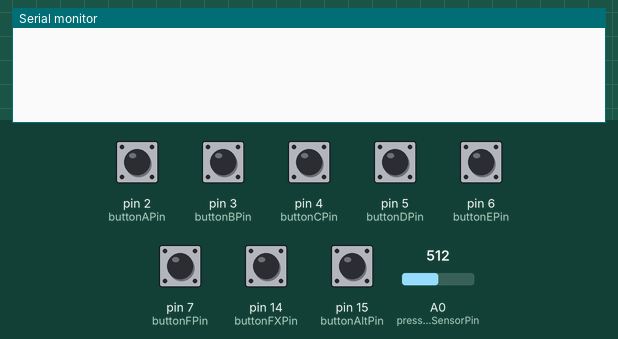
Bench run of a sketch on a simulated Arduino Leonardo, built with avr-gcc and run on an emulated ATmega32U4. On the bench: the last lines printed to the serial monitor. Inputs (shaded band) come from the test bench; at power-on: pin 2 (buttonAPin), pin 3 (buttonBPin), pin 4 (buttonCPin), pin 5 (buttonDPin), pin 6 (buttonEPin), pin 7 (buttonFPin), pin 14 (buttonFXPin), pin 15 (buttonAltPin) HIGH, A0 (pressureSensorPin) = 512.

Above: at 1.2 s.
1.3 s: A0 (pressureSensorPin) set to 716
At 2.0 s:
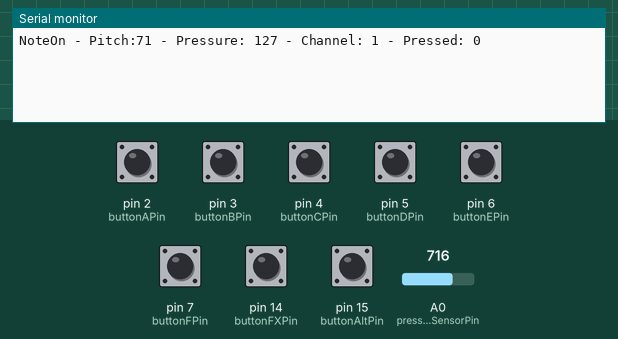
2.8 s: A0 (pressureSensorPin) set to 900
At 4.1 s:
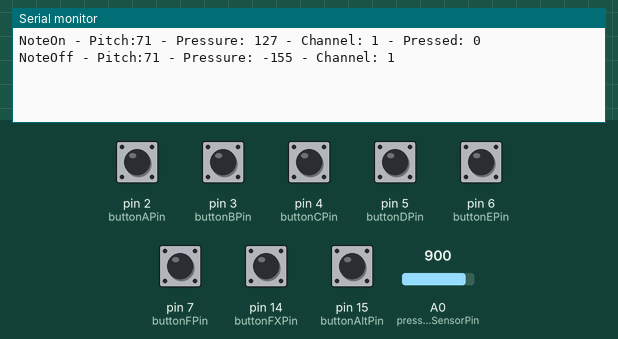

Measured:
- after the input at 1.3 s, the serial monitor: prints a new line at once (image 1)
- after the input at 2.8 s, the serial monitor: prints a new line at once (image 2)

The sketch:

Eaonium_firmware2.0.5_USB.ino
```cpp
/*********************************************************
 * Eaonium Firmware 2.0.6 USB capacitive touch
 * Author: Grégory CHAPITEAU
 * Website : http://eaonsynergy.fr/
 */


/*********************************************************
 * MIDIUSB_test.ino
 *
 * Created: 4/6/2015 10:47:08 AM
 * Author: gurbrinder grewal
 * Modified by Arduino LLC (2015)
 */

//MIDI_CREATE_DEFAULT_INSTANCE();
#include "MIDIUSB.h"

//Global variables
int buttonAPin = 2;
int buttonBPin = 3;
int buttonCPin = 4;
int buttonDPin = 5;
int buttonEPin = 6;
int buttonFPin = 7;
int buttonAltPin = 15;

int buttonFXPin = 14;

int buttonOctUpPin = 8;
int buttonOctDownPin = 9;

int pressedButtons = 0;
bool noteOnStatus = false;

//Setup pressure sensor
int pressureSensorPin = A0;
int pressureSensorValue = 0;

//Setup getMidiPressure
int Atm = 0;
int maxPressureSensorValue = 1024;
int midiPressure = 0;
int gainVelocity=5;
int gainAftertouch = 3;
int pressureGate = 3;
int sampling = 10;

//MIDI setup
int midiChannel = 1;
int oldPitch = 0;
int pitch = 0; //for test and debug
int fx = 0;

void setup() {
  Serial.begin(115200);

  pinMode(buttonAPin, INPUT);
  pinMode(buttonBPin, INPUT);
  pinMode(buttonCPin, INPUT);
  pinMode(buttonDPin, INPUT);
  pinMode(buttonEPin, INPUT);
  pinMode(buttonFPin, INPUT);
  pinMode(buttonAltPin, INPUT);

  pinMode(buttonFXPin, INPUT);

  pinMode(buttonOctUpPin, INPUT);
  pinMode(buttonOctDownPin, INPUT);

  digitalWrite(buttonAPin, HIGH);
  digitalWrite(buttonBPin, HIGH);
  digitalWrite(buttonCPin, HIGH);
  digitalWrite(buttonDPin, HIGH);
  digitalWrite(buttonEPin, HIGH);
  digitalWrite(buttonFPin, HIGH);
  digitalWrite(buttonAltPin, HIGH);

  digitalWrite(buttonFXPin, HIGH);

  digitalWrite(buttonOctUpPin, HIGH);
  digitalWrite(buttonOctDownPin, HIGH);

  //Get normal atmosphere pressure value
  Atm = analogRead(pressureSensorPin);


}

void noteOn(byte channel, byte pitch, byte velocity) {
  midiEventPacket_t noteOn = {0x09, 0x90 | channel, pitch, velocity};
  MidiUSB.sendMIDI(noteOn);
}

void noteOff(byte channel, byte pitch, byte velocity) {
  midiEventPacket_t noteOff = {0x08, 0x80 | channel, pitch, velocity};
  MidiUSB.sendMIDI(noteOff);
}

void controlChange(byte channel, byte control, byte value) {
  midiEventPacket_t event = {0x0B, 0xB0 | channel, control, value};
  MidiUSB.sendMIDI(event);
}

//Convert pressure sensor valur out from DAC to MIDI value
int getMidiPressure(int pressureSensorValue, int gainMode) {
  int midiPressure = 0;

  switch(gainMode){
    case 1: //apply Velocity gain
      midiPressure = (127*(Atm - pressureSensorValue)/(Atm - maxPressureSensorValue)) * gainVelocity;
      break;
    case 2: //apply Aftertouch gain
      midiPressure = (127*(Atm - pressureSensorValue)/(Atm - maxPressureSensorValue)) * gainAftertouch;
      break;
    }

  if (midiPressure >127){ //limit to midi compliant value
    return 127;
    }
  else {
    return midiPressure;
  }
}

//Convert note buttons combination into MIDI pitch value
int getMidiPitch(){
  pressedButtons =
      (1-digitalRead(buttonAPin))
    + (1-digitalRead(buttonBPin)) * 2
    + (1-digitalRead(buttonCPin)) * 4
    + (1-digitalRead(buttonDPin)) * 8
    + (1-digitalRead(buttonEPin)) * 16
    + (1-digitalRead(buttonFPin)) * 32
    + (1-digitalRead(buttonAltPin)) * 64;

switch(pressedButtons){
  case 0: pitch = 71; break;
  case 1: pitch = 69; break;
  case 3: pitch = 67; break;
  case 5: pitch = 65; break;
  case 7: pitch = 64; break;
  case 11: pitch = 62; break;
  case 15: pitch = 60; break;
  case 16: pitch = 59; break;
  case 17: pitch = 57; break;
  case 19: pitch = 55; break;
  case 21: pitch = 53; break;
  case 23: pitch = 52; break;
  case 27: pitch = 50; break;
  case 31: pitch = 48; break;
  case 32: pitch = 47; break;
  case 33: pitch = 45; break;
  case 35: pitch = 43; break;
  case 37: pitch = 41; break;
  case 39: pitch = 40; break;
  case 43: pitch = 38; break;
  case 47: pitch = 36; break;
  case 48: pitch = 35; break;
  case 49: pitch = 33; break;
  case 51: pitch = 31; break;
  case 53: pitch = 29; break;
  case 55: pitch = 28; break;
  case 59: pitch = 26; break;
  case 63: pitch = 24; break;
  case 64: pitch = 70; break;
  case 65: pitch = 68; break;
  case 67: pitch = 66; break;
  case 69: pitch = 65; break;
  case 71: pitch = 63; break;
  case 75: pitch = 61; break;
  case 79: pitch = 60; break;
  case 80: pitch = 58; break;
  case 81: pitch = 56; break;
  case 83: pitch = 54; break;
  case 85: pitch = 53; break;
  case 87: pitch = 51; break;
  case 91: pitch = 49; break;
  case 95: pitch = 48; break;
  case 96: pitch = 46; break;
  case 97: pitch = 44; break;
  case 99: pitch = 42; break;
  case 101: pitch = 41; break;
  case 103: pitch = 39; break;
  case 107: pitch = 37; break;
  case 111: pitch = 36; break;
  case 112: pitch = 34; break;
  case 113: pitch = 32; break;
  case 115: pitch = 30; break;
  case 117: pitch = 29; break;
  case 119: pitch = 27; break;
  case 123: pitch = 25; break;
  case 127: pitch = 24; break;

  default: pitch = oldPitch; break;
  }

  return pitch;
  //return 62;
  }

void loop() {
  pressureSensorValue = analogRead(pressureSensorPin);
  midiPressure = getMidiPressure(pressureSensorValue, 1);
  pitch=getMidiPitch();

  fx = 1-digitalRead(buttonFXPin);

  if(fx == 1){
      midiPressure = getMidiPressure(pressureSensorValue, 2);
      controlChange(midiChannel, 2, midiPressure);
    }
  else {
      controlChange(midiChannel, 2, 0);   //Reset aftertouch on channel
    }

  if (midiPressure > pressureGate){
    switch (noteOnStatus){
      case true: if(pitch == oldPitch){
          //
        }
        else{
          delay(sampling);
          noteOff(midiChannel, oldPitch, midiPressure);
          MidiUSB.flush();

          delay(sampling);
          pressureSensorValue = analogRead(pressureSensorPin);
          midiPressure = getMidiPressure(pressureSensorValue, 1);
          noteOn(midiChannel, pitch, midiPressure);   //Note On new pitch
          MidiUSB.flush();
          oldPitch = pitch;
          }

        midiPressure = getMidiPressure(pressureSensorValue, 1);
        delay(sampling);
        break;
      case false: //Note ON
        delay(sampling);
        pressureSensorValue = analogRead(pressureSensorPin);
        midiPressure = getMidiPressure(pressureSensorValue, 1);
        noteOn(midiChannel, pitch, midiPressure);
        MidiUSB.flush();
        oldPitch = pitch;
        Serial.print("NoteOn - Pitch:");
        Serial.print(pitch);
        Serial.print(" - Pressure: ");
        Serial.print(midiPressure);
        Serial.print(" - Channel: ");
        Serial.print(midiChannel);
        Serial.print(" - Pressed: ");
        Serial.print(pressedButtons);
        Serial.print("\n");
        noteOnStatus = true;
        break;
        }
  }

  if(noteOnStatus == true && midiPressure < pressureGate){ //Note OFF if no breath

        noteOff(midiChannel, oldPitch, midiPressure);

        MidiUSB.flush();
        Serial.print("NoteOff - Pitch:");
        Serial.print(pitch);
        Serial.print(" - Pressure: ");
        Serial.print(midiPressure);
        Serial.print(" - Channel: ");
        Serial.print(midiChannel);
        Serial.print("\n");
        noteOnStatus = false;
        delay(sampling);
    }

}
```
